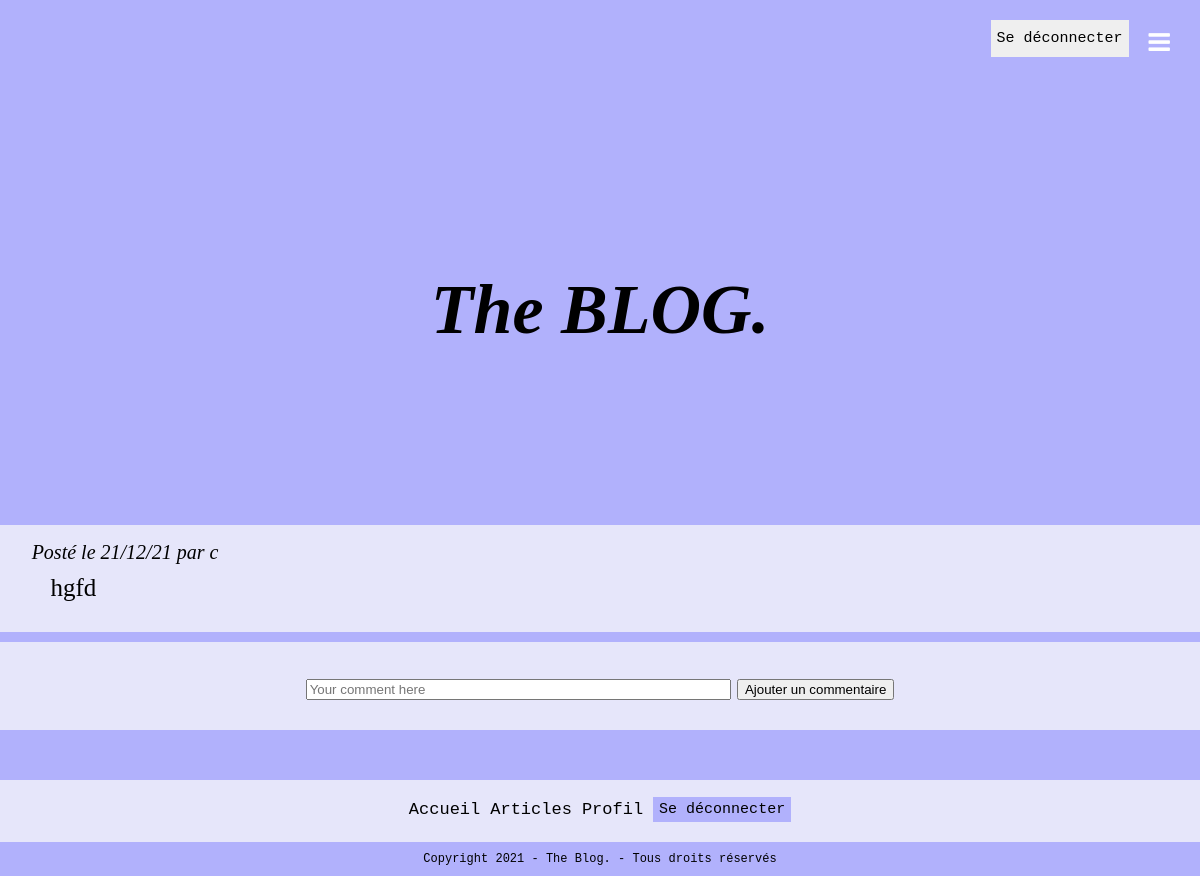
The page /article.php?id=9 (signed in) on the database its author committed.
### tables this page shows
CREATE TABLE `articles` (
  `id` int(11) NOT NULL,
  `article` text NOT NULL,
  `id_utilisateur` int(11) NOT NULL,
  `id_categorie` int(11) NOT NULL,
  `date` timestamp NOT NULL DEFAULT CURRENT_TIMESTAMP ON UPDATE CURRENT_TIMESTAMP
);

CREATE TABLE `utilisateurs` (
  `id` int(11) NOT NULL,
  `login` varchar(255) NOT NULL,
  `password` varchar(255) NOT NULL,
  `email` varchar(255) NOT NULL,
  `id_droits` int(11) NOT NULL
);

### article.php (the view, shortened to what this page needs)
<!DOCTYPE html>
<html>
<head>
  <?php include "head.php";?>
 </head>
 <body>
  <header>
    <?php include "header.php";?>
  </header>
  <main>
  <h1 class="title"><i>The BLOG.  </i></h1>
  <div class='index_articles'>
<?php
include "db_link.php";
$id = $_GET['id'];
$sql = "SELECT * FROM articles WHERE id = $id";
$query = $conn->query($sql);
$articles = $query->fetch_all();
$sql = "SELECT utilisateurs.id, utilisateurs.login FROM utilisateurs INNER JOIN articles ON articles.id_utilisateur = articles.id" ;
$query = $conn->query($sql);
$users = $query->fetch_all();
foreach(array_reverse($articles) as $article){
  echo "<div>
          <article>";
  foreach($users as $user){
    if ($article[2] == $user[0]){
      $uname = $user[1];
    }
  }
  $date = date_create($article[4]);
  $date = date_format($date, 'd/m/y');
  echo "
  <div class='articles_container'>
    <div class='info_article'>
      <div class='post_info'><i> Posté le $date par $uname</i></br>
      </div>
      <div class='read_more'>
      </div>
    </div>
    <div > &nbsp&nbsp $article[1]
    </div>
  </div>
  </article>
  </div>
  ";
}
  if(isset($_SESSION['login'])){
?>
<div class ="commentsA">
  <article class ="commentA">
    <form method = "post">
      <input size = 50 placeholder="Your comment here" type="text" name="comment"> </input>
      <input name ="addComment" type ="submit"class ="addComment" value= "Ajouter un commentaire"></input>
    </form>
  </article>
</div>
<?php
}
?>
</div>
</main>
  <footer>
    <?php include "footer.php";?>
  </footer>
</body>
</html>

### style.css (style rules this page uses)
* { box-sizing: border-box; margin : 0; }
body { background-color: rgb(177, 177, 252); font-family : Georgia, serif; font-size : 25px; }
main { display : flex; flex-direction : column; }
header { display : flex; flex-direction: row; justify-content: flex-end; align-items: flex-end; gap : 20px; padding : 30px; }
.post_info { width : 100%; font-style : italic; }
.title { display : flex; flex-direction: column; justify-content: center; align-items:center; height: 430px; font-size : 70px; }
footer { font-size : 10px; }
.index_articles { display : flex; flex-direction :column; gap : 10px; }
.index_articles article { background-color : lavender; width : 1200px; display : flex ; flex-direction: column; justify-content: center; align-items:center; box-sizing: border-box; padding: 30px; }
main { display : flex; flex-direction : column; justify-content: center; align-items: center; }
.info_article { display :flex; flex-direction : row; justify-content: flex-start; align-items: flex-start; width : 100%; gap : 850px; font-size : 20px; line-height : 35px; padding-bottom : 4px; margin-top : -20px; }

### rows shown on the page
articles: date "21/12/21", id_utilisateur.login "c", article "hgfd"
